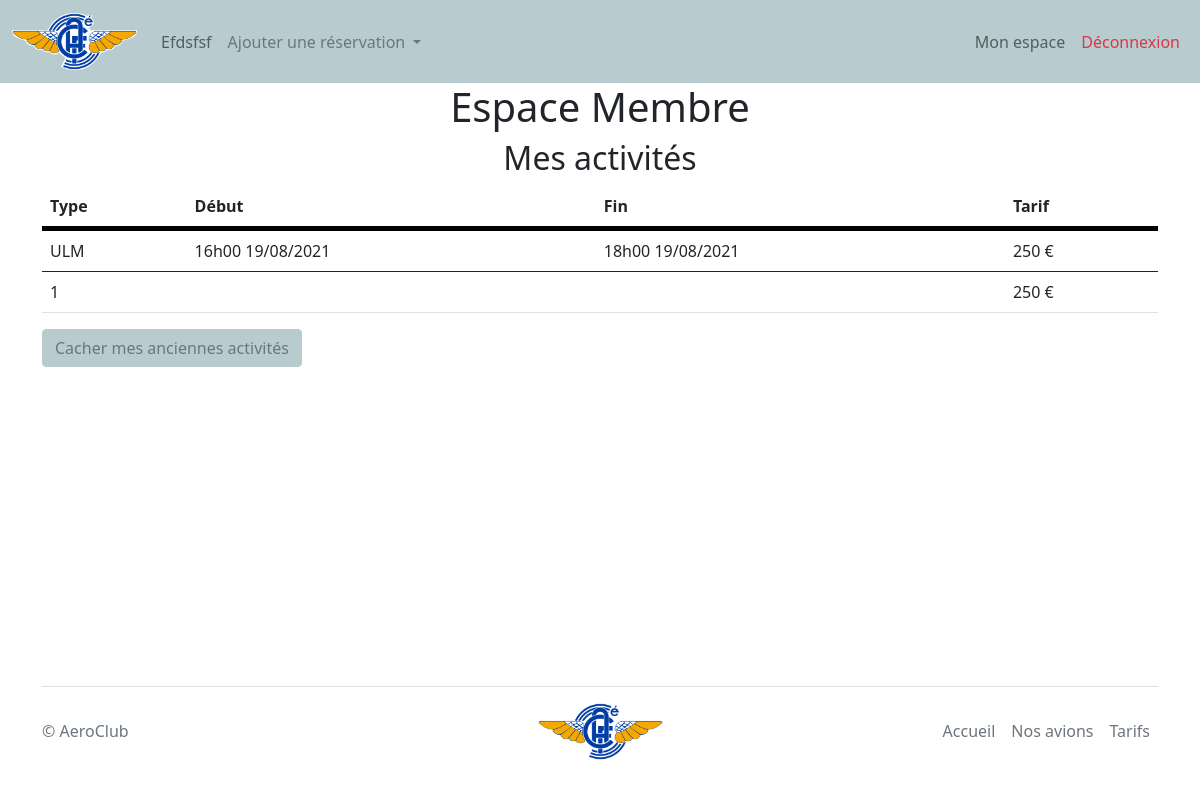
Page /memberActivities.php?oldActivities=yes (signed in) on the committed database.
### tables this page shows
CREATE TABLE `schedule` (
  `id` int(11) NOT NULL,
  `id_member` int(11) NOT NULL,
  `id_activity` int(11) NOT NULL,
  `id_trainer` int(11) NOT NULL,
  `id_plane` int(11) NOT NULL,
  `start` datetime NOT NULL,
  `end` datetime NOT NULL
);

CREATE TABLE `activities` (
  `id` int(11) NOT NULL,
  `type` enum('BREVET','ULM','OTHER') NOT NULL,
  `cost` float NOT NULL
);

### memberActivities.php (the view, shortened to what this page needs)
<!DOCTYPE html>
<html lang="fr">
<head>
    <?php include 'utils/head.php'; ?>
</head>
<body class="d-flex flex-column h-100">
    <div class="wrapper">
        <?php include 'utils/header.php'; ?>
        <?php
        $totalPrice = 0;
        $totalActivity = 0;
        $bdd = getDatabaseConnection();
        $idMember = $_SESSION['user']['id'];
        $showOldActivites = isset($_GET['oldActivities']) ? null : " AND start > NOW()";
        $sql = 'SELECT activities.type as type, start, DATE_FORMAT(start, "%Hh%i %d/%m/%Y") as startFormat, DATE_FORMAT(end, "%Hh%i %d/%m/%Y") as end, activities.cost as cost FROM schedule INNER JOIN activities ON schedule.id_activity = activities.id WHERE id_member = ' . $idMember . $showOldActivites . ' ORDER BY start DESC';
        $req = $bdd->prepare($sql);
        $req->execute();
        $activities = $req->fetchAll();
        ?>
        <div class="container">
            <h1 style="text-align: center;">Espace Membre</h1>
            <h2 style="text-align: center;">Mes activités</h2>
            <table class="table">
                <thead>
                    <tr>
                        <th>Type</th>
                        <th>Début</th>
                        <th>Fin</th>
                        <th>Tarif</th>
                    </tr>
                </thead>
                <tbody>
                    <?php $i = 0;
                    foreach ($activities as $key => $activity) { ?>
                        <tr <?php if (date('Y-m-d H:i', strtotime(str_replace(array('/', 'h'), array('-', ':'), $activity['startFormat']))) < date('Y-m-d H:i') && $i < 1) {
                                echo 'style="border-top: 5px solid black"';
                                $i++;
                            } ?>>
                            <td scope="row"><?= $activity['type'] ?></td>
                            <td><?= $activity['startFormat'] ?></td>
                            <td><?= $activity['end'] ?></td>
                            <td><?= $activity['cost'] ?> €</td>
                            <?php
                            $totalPrice += $activity['cost'];
                            $totalActivity++;
                            ?>
                        </tr>
                    <?php } ?>
                </tbody>
                <tfoot>
                    <tr>
                        <td><?= $totalActivity ?></td>
                        <td></td>
                        <td></td>
                        <td><?= $totalPrice ?> €</td>
                    </tr>
                </tfoot>
            </table>
            <?php if (!isset($_GET['oldActivities'])) { ?>
                <a class="btn btn-primary text-center text-muted" style="background-color:#B8CCCF; border-color: #B8CCCF;" href="/AeroClub/memberActivities.php?oldActivities=yes" role="button">Voir mes anciennes activités</a>
            <?php } else { ?>
                <a class="btn btn-primary text-center text-muted" style="background-color:#B8CCCF; border-color: #B8CCCF;" href="/AeroClub/memberActivities.php" role="button">Cacher mes anciennes activités</a>
            <?php } ?>
        </div>
    </div>
    <?php include("utils/footer.php"); ?>
</body>
</html>

### CSS/parallax.css (style rules this page uses)
body, html { height: 100%; margin: 0; padding: 0; }

### rows in the picture
schedule: id_activity.type "ULM", startFormat "16h00 19/08/2021", end "18h00 19/08/2021", id_activity.cost "250"

### other values in the picture
$totalActivity "1"
$totalPrice "250"
